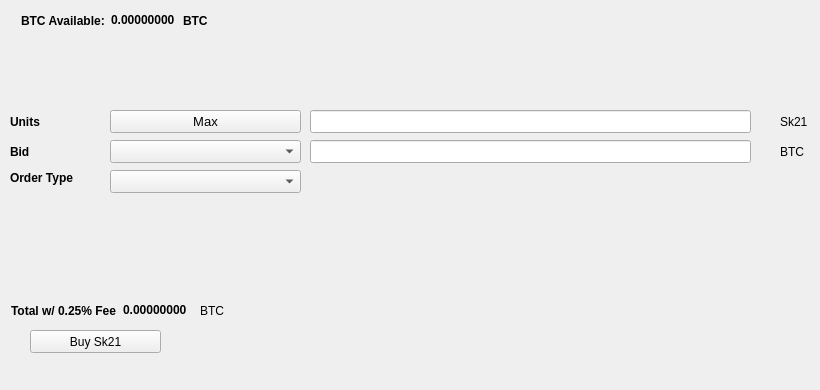
   <widget class="QWidget" name="BuyTab">
    <attribute name="title">
     <string>Buy</string>
    </attribute>
    <widget class="QPushButton" name="BuyVSX">
     <property name="geometry">
      <rect>
       <x>30</x>
       <y>330</y>
       <width>131</width>
       <height>23</height>
      </rect>
     </property>
     <property name="text">
      <string>Buy Sk21</string>
     </property>
     <property name="icon">
      <iconset resource="../skull.qrc">
       <normaloff>:/icons/bitcoin</normaloff>:/icons/bitcoin</iconset>
     </property>
    </widget>
    <widget class="QLabel" name="label_3">
     <property name="geometry">
      <rect>
       <x>10</x>
       <y>110</y>
       <width>46</width>
       <height>23</height>
      </rect>
     </property>
     <property name="font">
      <font>
       <weight>75</weight>
       <bold>true</bold>
      </font>
     </property>
     <property name="text">
      <string>Units</string>
     </property>
    </widget>
    <widget class="QLineEdit" name="UnitsInput">
     <property name="geometry">
      <rect>
       <x>310</x>
       <y>110</y>
       <width>441</width>
       <height>23</height>
      </rect>
     </property>
     <property name="font">
      <font>
       <pointsize>9</pointsize>
       <weight>75</weight>
       <bold>true</bold>
      </font>
     </property>
    </widget>
    <widget class="QLineEdit" name="BuyBidPriceEdit">
     <property name="geometry">
      <rect>
       <x>310</x>
       <y>140</y>
       <width>441</width>
       <height>23</height>
      </rect>
     </property>
     <property name="font">
      <font>
       <pointsize>9</pointsize>
       <weight>75</weight>
       <bold>true</bold>
      </font>
     </property>
    </widget>
    <widget class="QLabel" name="label_4">
     <property name="geometry">
      <rect>
       <x>780</x>
       <y>110</y>
       <width>31</width>
       <height>23</height>
      </rect>
     </property>
     <property name="text">
      <string>Sk21</string>
     </property>
    </widget>
    <widget class="QLabel" name="label_5">
     <property name="geometry">
      <rect>
       <x>780</x>
       <y>140</y>
       <width>31</width>
       <height>23</height>
      </rect>
     </property>
     <property name="text">
      <string>BTC</string>
     </property>
    </widget>
    <widget class="QLabel" name="label_6">
     <property name="geometry">
      <rect>
       <x>10</x>
       <y>140</y>
       <width>46</width>
       <height>23</height>
      </rect>
     </property>
     <property name="font">
      <font>
       <weight>75</weight>
       <bold>true</bold>
      </font>
     </property>
     <property name="text">
      <string>Bid</string>
     </property>
    </widget>
    <widget class="QLabel" name="label_7">
     <property name="geometry">
      <rect>
       <x>10</x>
       <y>170</y>
       <width>91</width>
       <height>16</height>
      </rect>
     </property>
     <property name="font">
      <font>
       <weight>75</weight>
       <bold>true</bold>
      </font>
     </property>
     <property name="text">
      <string>Order Type</string>
     </property>
    </widget>
    <widget class="QPushButton" name="Buy_Max_Amount">
     <property name="geometry">
      <rect>
       <x>110</x>
       <y>110</y>
       <width>191</width>
       <height>23</height>
      </rect>
     </property>
     <property name="font">
      <font>
       <pointsize>10</pointsize>
      </font>
     </property>
     <property name="text">
      <string>Max</string>
     </property>
    </widget>
    <widget class="QComboBox" name="BuyBidcomboBox">
     <property name="geometry">
      <rect>
       <x>110</x>
       <y>140</y>
       <width>191</width>
       <height>23</height>
      </rect>
     </property>
     <property name="font">
      <font>
       <pointsize>10</pointsize>
      </font>
     </property>
    </widget>
    <widget class="QComboBox" name="buyOrdertypeCombo">
     <property name="geometry">
      <rect>
       <x>110</x>
       <y>170</y>
       <width>191</width>
       <height>23</height>
      </rect>
     </property>
     <property name="font">
      <font>
       <pointsize>10</pointsize>
      </font>
     </property>
    </widget>
    <widget class="QWidget" name="layoutWidget1">
     <property name="geometry">
      <rect>
       <x>21</x>
       <y>11</y>
       <width>227</width>
       <height>19</height>
      </rect>
     </property>
     <layout class="QHBoxLayout" name="horizontalLayout_3">
      <item>
       <widget class="QLabel" name="label232">
        <property name="font">
         <font>
          <weight>75</weight>
          <bold>true</bold>
         </font>
        </property>
        <property name="text">
         <string>BTC Available:</string>
        </property>
       </widget>
      </item>
      <item>
       <widget class="QLabel" name="BtcAvailableLbl">
        <property name="palette">
         <palette>
          <active>
           <colorrole role="WindowText">
            <brush brushstyle="SolidPattern">
             <color alpha="255">
              <red>0</red>
              <green>0</green>
              <blue>0</blue>
             </color>
            </brush>
           </colorrole>
           <colorrole role="Button">
            <brush brushstyle="SolidPattern">
             <color alpha="255">
              <red>0</red>
              <green>170</green>
              <blue>0</blue>
             </color>
            </brush>
           </colorrole>
           <colorrole role="Light">
            <brush brushstyle="SolidPattern">
             <color alpha="255">
              <red>0</red>
              <green>255</green>
              <blue>0</blue>
             </color>
            </brush>
           </colorrole>
           <colorrole role="Midlight">
            <brush brushstyle="SolidPattern">
             <color alpha="255">
              <red>0</red>
              <green>212</green>
              <blue>0</blue>
             </color>
            </brush>
           </colorrole>
           <colorrole role="Dark">
            <brush brushstyle="SolidPattern">
             <color alpha="255">
              <red>0</red>
              <green>85</green>
              <blue>0</blue>
             </color>
            </brush>
           </colorrole>
           <colorrole role="Mid">
            <brush brushstyle="SolidPattern">
             <color alpha="255">
              <red>0</red>
              <green>113</green>
              <blue>0</blue>
             </color>
            </brush>
           </colorrole>
           <colorrole role="Text">
            <brush brushstyle="SolidPattern">
             <color alpha="255">
              <red>0</red>
              <green>170</green>
              <blue>0</blue>
             </color>
            </brush>
           </colorrole>
           <colorrole role="BrightText">
            <brush brushstyle="SolidPattern">
             <color alpha="255">
              <red>255</red>
              <green>255</green>
              <blue>255</blue>
             </color>
            </brush>
           </colorrole>
           <colorrole role="ButtonText">
            <brush brushstyle="SolidPattern">
             <color alpha="255">
              <red>0</red>
              <green>0</green>
              <blue>0</blue>
             </color>
            </brush>
           </colorrole>
           <colorrole role="Base">
            <brush brushstyle="SolidPattern">
             <color alpha="255">
              <red>255</red>
              <green>255</green>
              <blue>255</blue>
             </color>
            </brush>
           </colorrole>
           <colorrole role="Window">
            <brush brushstyle="SolidPattern">
             <color alpha="255">
              <red>0</red>
              <green>170</green>
              <blue>0</blue>
             </color>
            </brush>
           </colorrole>
           <colorrole role="Shadow">
            <brush brushstyle="SolidPattern">
             <color alpha="255">
              <red>0</red>
              <green>0</green>
              <blue>0</blue>
             </color>
            </brush>
           </colorrole>
           <colorrole role="AlternateBase">
            <brush brushstyle="SolidPattern">
             <color alpha="255">
              <red>127</red>
              <green>212</green>
              <blue>127</blue>
             </color>
            </brush>
           </colorrole>
           <colorrole role="ToolTipBase">
            <brush brushstyle="SolidPattern">
             <color alpha="255">
              <red>255</red>
              <green>255</green>
              <blue>220</blue>
             </color>
            </brush>
           </colorrole>
           <colorrole role="ToolTipText">
            <brush brushstyle="SolidPattern">
             <color alpha="255">
              <red>0</red>
              <green>0</green>
              <blue>0</blue>
             </color>
            </brush>
           </colorrole>
          </active>
          <inactive>
           <colorrole role="WindowText">
            <brush brushstyle="SolidPattern">
             <color alpha="255">
              <red>0</red>
              <green>0</green>
              <blue>0</blue>
             </color>
            </brush>
           </colorrole>
           <colorrole role="Button">
            <brush brushstyle="SolidPattern">
             <color alpha="255">
              <red>0</red>
              <green>170</green>
              <blue>0</blue>
             </color>
            </brush>
           </colorrole>
           <colorrole role="Light">
            <brush brushstyle="SolidPattern">
             <color alpha="255">
              <red>0</red>
              <green>255</green>
              <blue>0</blue>
             </color>
            </brush>
           </colorrole>
           <colorrole role="Midlight">
            <brush brushstyle="SolidPattern">
             <color alpha="255">
              <red>0</red>
              <green>212</green>
              <blue>0</blue>
             </color>
            </brush>
           </colorrole>
           <colorrole role="Dark">
            <brush brushstyle="SolidPattern">
             <color alpha="255">
              <red>0</red>
              <green>85</green>
              <blue>0</blue>
             </color>
            </brush>
           </colorrole>
           <colorrole role="Mid">
            <brush brushstyle="SolidPattern">
             <color alpha="255">
              <red>0</red>
              <green>113</green>
              <blue>0</blue>
             </color>
            </brush>
           </colorrole>
           <colorrole role="Text">
            <brush brushstyle="SolidPattern">
             <color alpha="255">
              <red>0</red>
              <green>170</green>
              <blue>0</blue>
             </color>
            </brush>
           </colorrole>
           <colorrole role="BrightText">
            <brush brushstyle="SolidPattern">
             <color alpha="255">
              <red>255</red>
              <green>255</green>
              <blue>255</blue>
             </color>
            </brush>
           </colorrole>
           <colorrole role="ButtonText">
            <brush brushstyle="SolidPattern">
             <color alpha="255">
              <red>0</red>
              <green>0</green>
              <blue>0</blue>
             </color>
            </brush>
           </colorrole>
           <colorrole role="Base">
            <brush brushstyle="SolidPattern">
             <color alpha="255">
              <red>255</red>
              <green>255</green>
              <blue>255</blue>
             </color>
            </brush>
           </colorrole>
           <colorrole role="Window">
            <brush brushstyle="SolidPattern">
             <color alpha="255">
              <red>0</red>
              <green>170</green>
              <blue>0</blue>
             </color>
            </brush>
           </colorrole>
           <colorrole role="Shadow">
            <brush brushstyle="SolidPattern">
             <color alpha="255">
              <red>0</red>
              <green>0</green>
              <blue>0</blue>
             </color>
            </brush>
           </colorrole>
           <colorrole role="AlternateBase">
            <brush brushstyle="SolidPattern">
             <color alpha="255">
              <red>127</red>
              <green>212</green>
              <blue>127</blue>
             </color>
            </brush>
           </colorrole>
           <colorrole role="ToolTipBase">
            <brush brushstyle="SolidPattern">
             <color alpha="255">
              <red>255</red>
              <green>255</green>
              <blue>220</blue>
             </color>
            </brush>
           </colorrole>
           <colorrole role="ToolTipText">
            <brush brushstyle="SolidPattern">
             <color alpha="255">
              <red>0</red>
              <green>0</green>
              <blue>0</blue>
             </color>
            </brush>
           </colorrole>
          </inactive>
          <disabled>
           <colorrole role="WindowText">
            <brush brushstyle="SolidPattern">
             <color alpha="255">
              <red>0</red>
              <green>85</green>
              <blue>0</blue>
             </color>
            </brush>
           </colorrole>
           <colorrole role="Button">
            <brush brushstyle="SolidPattern">
             <color alpha="255">
              <red>0</red>
              <green>170</green>
              <blue>0</blue>
             </color>
            </brush>
           </colorrole>
           <colorrole role="Light">
            <brush brushstyle="SolidPattern">
             <color alpha="255">
              <red>0</red>
              <green>255</green>
              <blue>0</blue>
             </color>
            </brush>
           </colorrole>
           <colorrole role="Midlight">
            <brush brushstyle="SolidPattern">
             <color alpha="255">
              <red>0</red>
              <green>212</green>
              <blue>0</blue>
             </color>
            </brush>
           </colorrole>
           <colorrole role="Dark">
            <brush brushstyle="SolidPattern">
             <color alpha="255">
              <red>0</red>
              <green>85</green>
              <blue>0</blue>
             </color>
            </brush>
           </colorrole>
           <colorrole role="Mid">
            <brush brushstyle="SolidPattern">
             <color alpha="255">
              <red>0</red>
              <green>113</green>
              <blue>0</blue>
             </color>
            </brush>
           </colorrole>
           <colorrole role="Text">
            <brush brushstyle="SolidPattern">
             <color alpha="255">
              <red>0</red>
              <green>85</green>
              <blue>0</blue>
             </color>
            </brush>
           </colorrole>
           <colorrole role="BrightText">
            <brush brushstyle="SolidPattern">
             <color alpha="255">
              <red>255</red>
              <green>255</green>
              <blue>255</blue>
             </color>
            </brush>
           </colorrole>
           <colorrole role="ButtonText">
            <brush brushstyle="SolidPattern">
             <color alpha="255">
              <red>0</red>
              <green>85</green>
              <blue>0</blue>
             </color>
            </brush>
           </colorrole>
           <colorrole role="Base">
            <brush brushstyle="SolidPattern">
             <color alpha="255">
              <red>0</red>
              <green>170</green>
              <blue>0</blue>
             </color>
            </brush>
           </colorrole>
           <colorrole role="Window">
            <brush brushstyle="SolidPattern">
             <color alpha="255">
              <red>0</red>
              <green>170</green>
              <blue>0</blue>
             </color>
            </brush>
           </colorrole>
           <colorrole role="Shadow">
            <brush brushstyle="SolidPattern">
             <color alpha="255">
              <red>0</red>
              <green>0</green>
              <blue>0</blue>
             </color>
            </brush>
           </colorrole>
           <colorrole role="AlternateBase">
            <brush brushstyle="SolidPattern">
             <color alpha="255">
              <red>0</red>
              <green>170</green>
              <blue>0</blue>
             </color>
            </brush>
           </colorrole>
           <colorrole role="ToolTipBase">
            <brush brushstyle="SolidPattern">
             <color alpha="255">
              <red>255</red>
              <green>255</green>
              <blue>220</blue>
             </color>
            </brush>
           </colorrole>
           <colorrole role="ToolTipText">
            <brush brushstyle="SolidPattern">
             <color alpha="255">
              <red>0</red>
              <green>0</green>
              <blue>0</blue>
             </color>
            </brush>
           </colorrole>
          </disabled>
         </palette>
        </property>
        <property name="font">
         <font>
          <weight>75</weight>
          <bold>true</bold>
         </font>
        </property>
        <property name="text">
         <string>0.00000000</string>
        </property>
        <property name="textInteractionFlags">
         <set>Qt::LinksAccessibleByMouse|Qt::TextSelectableByKeyboard|Qt::TextSelectableByMouse</set>
        </property>
       </widget>
      </item>
      <item>
       <widget class="QLabel" name="BtcAvailableLbl_2">
        <property name="font">
         <font>
          <weight>75</weight>
          <bold>true</bold>
         </font>
        </property>
        <property name="text">
         <string>BTC</string>
        </property>
       </widget>
      </item>
     </layout>
    </widget>
    <widget class="QWidget" name="layoutWidge2">
     <property name="geometry">
      <rect>
       <x>11</x>
       <y>301</y>
       <width>259</width>
       <height>19</height>
      </rect>
     </property>
     <layout class="QHBoxLayout" name="horizontalLayout_4">
      <item>
       <widget class="QLabel" name="label_9">
        <property name="font">
         <font>
          <weight>75</weight>
          <bold>true</bold>
         </font>
        </property>
        <property name="text">
         <string>Total w/ 0.25% Fee</string>
        </property>
       </widget>
      </item>
      <item>
       <widget class="QLabel" name="BuyCostLabel">
        <property name="palette">
         <palette>
          <active>
           <colorrole role="WindowText">
            <brush brushstyle="SolidPattern">
             <color alpha="255">
              <red>0</red>
              <green>0</green>
              <blue>0</blue>
             </color>
            </brush>
           </colorrole>
           <colorrole role="Button">
            <brush brushstyle="SolidPattern">
             <color alpha="255">
              <red>0</red>
              <green>170</green>
              <blue>0</blue>
             </color>
            </brush>
           </colorrole>
           <colorrole role="Light">
            <brush brushstyle="SolidPattern">
             <color alpha="255">
              <red>0</red>
              <green>255</green>
              <blue>0</blue>
             </color>
            </brush>
           </colorrole>
           <colorrole role="Midlight">
            <brush brushstyle="SolidPattern">
             <color alpha="255">
              <red>0</red>
              <green>212</green>
              <blue>0</blue>
             </color>
            </brush>
           </colorrole>
           <colorrole role="Dark">
            <brush brushstyle="SolidPattern">
             <color alpha="255">
              <red>0</red>
              <green>85</green>
              <blue>0</blue>
             </color>
            </brush>
           </colorrole>
           <colorrole role="Mid">
            <brush brushstyle="SolidPattern">
             <color alpha="255">
              <red>0</red>
              <green>113</green>
              <blue>0</blue>
             </color>
            </brush>
           </colorrole>
           <colorrole role="Text">
            <brush brushstyle="SolidPattern">
             <color alpha="255">
              <red>0</red>
              <green>170</green>
              <blue>0</blue>
             </color>
            </brush>
           </colorrole>
           <colorrole role="BrightText">
            <brush brushstyle="SolidPattern">
             <color alpha="255">
              <red>255</red>
              <green>255</green>
              <blue>255</blue>
             </color>
            </brush>
           </colorrole>
           <colorrole role="ButtonText">
            <brush brushstyle="SolidPattern">
             <color alpha="255">
              <red>0</red>
              <green>0</green>
              <blue>0</blue>
             </color>
            </brush>
           </colorrole>
           <colorrole role="Base">
            <brush brushstyle="SolidPattern">
             <color alpha="255">
              <red>255</red>
              <green>255</green>
              <blue>255</blue>
             </color>
            </brush>
           </colorrole>
           <colorrole role="Window">
            <brush brushstyle="SolidPattern">
             <color alpha="255">
              <red>0</red>
              <green>170</green>
              <blue>0</blue>
             </color>
            </brush>
           </colorrole>
           <colorrole role="Shadow">
            <brush brushstyle="SolidPattern">
             <color alpha="255">
              <red>0</red>
              <green>0</green>
              <blue>0</blue>
             </color>
            </brush>
           </colorrole>
           <colorrole role="AlternateBase">
            <brush brushstyle="SolidPattern">
             <color alpha="255">
              <red>127</red>
              <green>212</green>
              <blue>127</blue>
             </color>
            </brush>
           </colorrole>
           <colorrole role="ToolTipBase">
            <brush brushstyle="SolidPattern">
             <color alpha="255">
              <red>255</red>
              <green>255</green>
              <blue>220</blue>
             </color>
            </brush>
           </colorrole>
           <colorrole role="ToolTipText">
            <brush brushstyle="SolidPattern">
             <color alpha="255">
              <red>0</red>
              <green>0</green>
              <blue>0</blue>
             </color>
            </brush>
           </colorrole>
          </active>
          <inactive>
           <colorrole role="WindowText">
            <brush brushstyle="SolidPattern">
             <color alpha="255">
              <red>0</red>
              <green>0</green>
              <blue>0</blue>
             </color>
            </brush>
           </colorrole>
           <colorrole role="Button">
            <brush brushstyle="SolidPattern">
             <color alpha="255">
              <red>0</red>
              <green>170</green>
              <blue>0</blue>
             </color>
            </brush>
           </colorrole>
           <colorrole role="Light">
            <brush brushstyle="SolidPattern">
             <color alpha="255">
              <red>0</red>
              <green>255</green>
              <blue>0</blue>
             </color>
            </brush>
           </colorrole>
           <colorrole role="Midlight">
            <brush brushstyle="SolidPattern">
             <color alpha="255">
              <red>0</red>
              <green>212</green>
              <blue>0</blue>
             </color>
            </brush>
           </colorrole>
           <colorrole role="Dark">
            <brush brushstyle="SolidPattern">
             <color alpha="255">
              <red>0</red>
              <green>85</green>
              <blue>0</blue>
             </color>
            </brush>
           </colorrole>
           <colorrole role="Mid">
            <brush brushstyle="SolidPattern">
             <color alpha="255">
              <red>0</red>
              <green>113</green>
              <blue>0</blue>
             </color>
            </brush>
           </colorrole>
           <colorrole role="Text">
            <brush brushstyle="SolidPattern">
             <color alpha="255">
              <red>0</red>
              <green>170</green>
              <blue>0</blue>
             </color>
            </brush>
           </colorrole>
           <colorrole role="BrightText">
            <brush brushstyle="SolidPattern">
             <color alpha="255">
              <red>255</red>
              <green>255</green>
              <blue>255</blue>
             </color>
            </brush>
           </colorrole>
           <colorrole role="ButtonText">
            <brush brushstyle="SolidPattern">
             <color alpha="255">
              <red>0</red>
              <green>0</green>
              <blue>0</blue>
             </color>
            </brush>
           </colorrole>
           <colorrole role="Base">
            <brush brushstyle="SolidPattern">
             <color alpha="255">
              <red>255</red>
              <green>255</green>
              <blue>255</blue>
             </color>
            </brush>
           </colorrole>
           <colorrole role="Window">
            <brush brushstyle="SolidPattern">
             <color alpha="255">
              <red>0</red>
              <green>170</green>
              <blue>0</blue>
             </color>
            </brush>
           </colorrole>
           <colorrole role="Shadow">
            <brush brushstyle="SolidPattern">
             <color alpha="255">
              <red>0</red>
              <green>0</green>
              <blue>0</blue>
             </color>
            </brush>
           </colorrole>
           <colorrole role="AlternateBase">
            <brush brushstyle="SolidPattern">
             <color alpha="255">
              <red>127</red>
              <green>212</green>
              <blue>127</blue>
             </color>
            </brush>
           </colorrole>
           <colorrole role="ToolTipBase">
            <brush brushstyle="SolidPattern">
             <color alpha="255">
              <red>255</red>
              <green>255</green>
              <blue>220</blue>
             </color>
            </brush>
           </colorrole>
           <colorrole role="ToolTipText">
            <brush brushstyle="SolidPattern">
             <color alpha="255">
              <red>0</red>
              <green>0</green>
              <blue>0</blue>
             </color>
            </brush>
           </colorrole>
          </inactive>
          <disabled>
           <colorrole role="WindowText">
            <brush brushstyle="SolidPattern">
             <color alpha="255">
              <red>0</red>
              <green>85</green>
              <blue>0</blue>
             </color>
            </brush>
           </colorrole>
           <colorrole role="Button">
            <brush brushstyle="SolidPattern">
             <color alpha="255">
              <red>0</red>
              <green>170</green>
              <blue>0</blue>
             </color>
            </brush>
           </colorrole>
           <colorrole role="Light">
            <brush brushstyle="SolidPattern">
             <color alpha="255">
              <red>0</red>
              <green>255</green>
              <blue>0</blue>
             </color>
            </brush>
           </colorrole>
           <colorrole role="Midlight">
            <brush brushstyle="SolidPattern">
             <color alpha="255">
              <red>0</red>
              <green>212</green>
              <blue>0</blue>
             </color>
            </brush>
           </colorrole>
           <colorrole role="Dark">
            <brush brushstyle="SolidPattern">
             <color alpha="255">
              <red>0</red>
              <green>85</green>
              <blue>0</blue>
             </color>
            </brush>
           </colorrole>
           <colorrole role="Mid">
            <brush brushstyle="SolidPattern">
             <color alpha="255">
              <red>0</red>
              <green>113</green>
              <blue>0</blue>
             </color>
            </brush>
           </colorrole>
           <colorrole role="Text">
            <brush brushstyle="SolidPattern">
             <color alpha="255">
              <red>0</red>
              <green>85</green>
              <blue>0</blue>
             </color>
            </brush>
           </colorrole>
           <colorrole role="BrightText">
            <brush brushstyle="SolidPattern">
             <color alpha="255">
              <red>255</red>
              <green>255</green>
              <blue>255</blue>
             </color>
            </brush>
           </colorrole>
           <colorrole role="ButtonText">
            <brush brushstyle="SolidPattern">
             <color alpha="255">
              <red>0</red>
              <green>85</green>
              <blue>0</blue>
             </color>
            </brush>
           </colorrole>
           <colorrole role="Base">
            <brush brushstyle="SolidPattern">
             <color alpha="255">
              <red>0</red>
              <green>170</green>
              <blue>0</blue>
             </color>
            </brush>
           </colorrole>
           <colorrole role="Window">
            <brush brushstyle="SolidPattern">
             <color alpha="255">
              <red>0</red>
              <green>170</green>
              <blue>0</blue>
             </color>
            </brush>
           </colorrole>
           <colorrole role="Shadow">
            <brush brushstyle="SolidPattern">
             <color alpha="255">
              <red>0</red>
              <green>0</green>
              <blue>0</blue>
             </color>
            </brush>
           </colorrole>
           <colorrole role="AlternateBase">
            <brush brushstyle="SolidPattern">
             <color alpha="255">
              <red>0</red>
              <green>170</green>
              <blue>0</blue>
             </color>
            </brush>
           </colorrole>
           <colorrole role="ToolTipBase">
            <brush brushstyle="SolidPattern">
             <color alpha="255">
              <red>255</red>
              <green>255</green>
              <blue>220</blue>
             </color>
            </brush>
           </colorrole>
           <colorrole role="ToolTipText">
            <brush brushstyle="SolidPattern">
             <color alpha="255">
              <red>0</red>
              <green>0</green>
              <blue>0</blue>
             </color>
            </brush>
           </colorrole>
          </disabled>
         </palette>
        </property>
        <property name="font">
         <font>
          <weight>75</weight>
          <bold>true</bold>
         </font>
        </property>
        <property name="autoFillBackground">
         <bool>false</bool>
        </property>
        <property name="text">
         <string>0.00000000</string>
        </property>
        <property name="textInteractionFlags">
         <set>Qt::LinksAccessibleByMouse|Qt::TextSelectableByMouse</set>
        </property>
       </widget>
      </item>
      <item>
       <widget class="QLabel" name="label_10">
        <property name="font">
         <font>
          <weight>50</weight>
          <bold>false</bold>
         </font>
        </property>
        <property name="text">
         <string>BTC</string>
        </property>
       </widget>
      </item>
     </layout>
    </widget>
    <widget class="QLabel" name="label_24">
     <property name="geometry">
      <rect>
       <x>460</x>
       <y>300</y>
       <width>281</width>
       <height>81</height>
      </rect>
     </property>
     <property name="text">
      <string/>
     </property>
     <property name="pixmap">
      <pixmap>:/images/bittrex</pixmap>
     </property>
    </widget>
   </widget>
